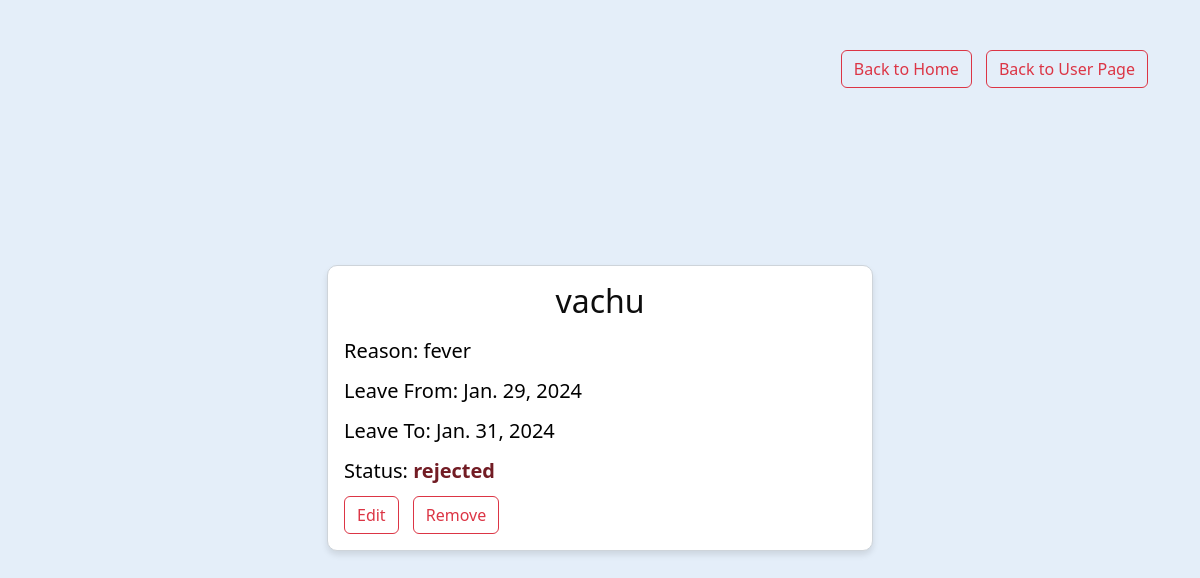
/usr/6/ (signed in), run on the app's committed database.
### Leave/models.py (models this page shows, shortened)
class LeaveRequest(models.Model):
    employee = models.ForeignKey(Employee, on_delete=models.CASCADE)
    reason = models.TextField()
    leave_from = models.DateField()
    leave_to = models.DateField()
    status_choices = [
        ('pending', 'Pending'),
        ('approved', 'Approved'),
        ('rejected', 'Rejected')
    ]
    status = models.CharField(max_length=10, choices=status_choices, default='pending')

class Employee(models.Model):
    username = models.CharField(max_length=200)
    email=models.CharField(max_length=200,unique=True)
    password=models.CharField(max_length=200)
    role_choices = [
        ('admin', 'Admin'),
        ('user', 'User')
    ]
    role = models.CharField(max_length=10, choices=role_choices)
    def __str__(self):
        return self.username

### Leave/views.py (the view)
# urls.py: path("usr/<int:pk>/",views.LeaveDetailView.as_view(),name="leave-detail"),
class LeaveDetailView(SessionRequiredMixin,DetailView):
    template_name="leave_detail.html"
    model=LeaveRequest
    context_object_name="leave"
    def get_object(self, queryset=None):
        obj = super().get_object(queryset)
        logged_in_employee_id = self.request.session.get('id2')
        if obj.employee_id != logged_in_employee_id:
            raise Http404("Leave request does not exist or you do not have permission to access it.")
        return obj

### Leave/views.py (called while the page is built)
    def dispatch(self, request, *args, **kwargs):
        if 'id2' not in request.session:
            return HttpResponse("Unauthorized", status=401)
        return super().dispatch(request, *args, **kwargs)

### Leave/templates/leave_detail.html (shortened to what this page needs)
<!DOCTYPE html>
<html lang="en">
<head>
  <link href="https://cdn.jsdelivr.net/npm/bootstrap@5.3.0-alpha1/dist/css/bootstrap.min.css" rel="stylesheet">
</head>
<body>
  <div class="container">
    <div class="row">
      <div class="col-md-12 text-end">
        <a href="http://127.0.0.1:8000" class="btn btn-outline-danger">Back to Home</a>
        <a href="http://127.0.0.1:8000/usr/leave/all" class="btn btn-outline-danger">Back to User Page</a>
      </div>
    </div>
    <div class="row justify-content-center align-items-center" style="min-height: 80vh;">
      <div class="col-md-6">
        <div class="card">
          <div class="card-body">
            <center>
              <h5 class="card-title">{{ leave.employee }}</h5>
            </center>
            <p class="card-text">Reason: {{ leave.reason }}</p>
            <p class="card-text">Leave From: {{ leave.leave_from }}</p>
            <p class="card-text">Leave To: {{ leave.leave_to }}</p>
            <p class="card-text">
              Status:
              <span class="
                {% if leave.status == 'approved' %}
                  status-approved
                {% elif leave.status == 'pending' %}
                  status-pending
                {% else %}
                  status-rejected
                {% endif %}
              ">
                {{ leave.status }}
              </span>
            </p>
            <a href="{% url 'leave-edit' leave.id %}" class="btn btn-outline-danger">Edit</a>
            <a href="{% url 'leave-remove' leave.id %}" class="btn btn-outline-danger">Remove</a>
          </div>
        </div>
      </div>
    </div>
  </div>
</body>
</html>

### Leave/templates/leave_detail.html (style rules this page uses)
body { background-color: #e4eef9; }
.container { padding-top: 50px; }
.card { background-color: #fff; border: 1px solid #ced4da; border-radius: 10px; box-shadow: 0 4px 6px rgba(0, 0, 0, 0.1); }
.card-title { color: #0d0d0d; font-size: 32px; margin-bottom: 15px; }
.card-text { color: black; font-size: 20px; margin-bottom: 10px; }
.status-rejected { color: #721c24; font-weight: bold; }
.btn { margin-right: 10px; }

### data on the page
LeaveRequest: employee "vachu", reason "fever", leave_from "Jan. 29, 2024", leave_to "Jan. 31, 2024", status "rejected"
